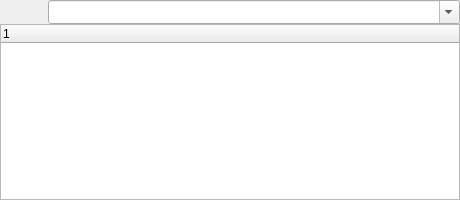
<?xml version="1.0" encoding="UTF-8"?>
<ui version="4.0">
 <class>nEventTasks</class>
 <widget class="QWidget" name="nEventTasks">
  <property name="geometry">
   <rect>
    <x>0</x>
    <y>0</y>
    <width>460</width>
    <height>200</height>
   </rect>
  </property>
  <property name="windowTitle">
   <string>Event's Tasks</string>
  </property>
  <property name="toolTip">
   <string>Event's Tasks</string>
  </property>
  <property name="statusTip">
   <string>Event's Tasks</string>
  </property>
  <property name="whatsThis">
   <string>Event's Tasks</string>
  </property>
  <widget class="QToolButton" name="Add">
   <property name="enabled">
    <bool>false</bool>
   </property>
   <property name="geometry">
    <rect>
     <x>24</x>
     <y>0</y>
     <width>24</width>
     <height>24</height>
    </rect>
   </property>
   <property name="toolTip">
    <string>Event join task</string>
   </property>
   <property name="statusTip">
    <string>Event join task</string>
   </property>
   <property name="whatsThis">
    <string>Event join task</string>
   </property>
   <property name="text">
    <string/>
   </property>
   <property name="icon">
    <iconset resource="../../Images/CIOS.qrc">
     <normaloff>:/images/plus.png</normaloff>:/images/plus.png</iconset>
   </property>
   <property name="iconSize">
    <size>
     <width>24</width>
     <height>24</height>
    </size>
   </property>
   <property name="autoRaise">
    <bool>true</bool>
   </property>
  </widget>
  <widget class="QToolButton" name="Remove">
   <property name="enabled">
    <bool>false</bool>
   </property>
   <property name="geometry">
    <rect>
     <x>0</x>
     <y>0</y>
     <width>24</width>
     <height>24</height>
    </rect>
   </property>
   <property name="toolTip">
    <string>Remove tasks from event</string>
   </property>
   <property name="statusTip">
    <string>Remove tasks from event</string>
   </property>
   <property name="whatsThis">
    <string>Remove tasks from event</string>
   </property>
   <property name="text">
    <string/>
   </property>
   <property name="icon">
    <iconset resource="../../Images/CIOS.qrc">
     <normaloff>:/images/removefiles.png</normaloff>:/images/removefiles.png</iconset>
   </property>
   <property name="iconSize">
    <size>
     <width>24</width>
     <height>24</height>
    </size>
   </property>
   <property name="autoRaise">
    <bool>true</bool>
   </property>
  </widget>
  <widget class="QComboBox" name="Tasks">
   <property name="geometry">
    <rect>
     <x>48</x>
     <y>0</y>
     <width>412</width>
     <height>24</height>
    </rect>
   </property>
   <property name="toolTip">
    <string>Tasks</string>
   </property>
   <property name="statusTip">
    <string>Tasks</string>
   </property>
   <property name="whatsThis">
    <string>Tasks</string>
   </property>
   <property name="editable">
    <bool>true</bool>
   </property>
  </widget>
  <widget class="QTreeWidget" name="Belongings">
   <property name="geometry">
    <rect>
     <x>0</x>
     <y>24</y>
     <width>460</width>
     <height>176</height>
    </rect>
   </property>
   <property name="alternatingRowColors">
    <bool>true</bool>
   </property>
   <property name="selectionMode">
    <enum>QAbstractItemView::ExtendedSelection</enum>
   </property>
   <property name="rootIsDecorated">
    <bool>false</bool>
   </property>
   <column>
    <property name="text">
     <string notr="true">1</string>
    </property>
   </column>
  </widget>
 </widget>
 <resources>
  <include location="../../Images/CIOS.qrc"/>
 </resources>
 <connections>
  <connection>
   <sender>Add</sender>
   <signal>clicked()</signal>
   <receiver>nEventTasks</receiver>
   <slot>Add()</slot>
   <hints>
    <hint type="sourcelabel">
     <x>35</x>
     <y>11</y>
    </hint>
    <hint type="destinationlabel">
     <x>229</x>
     <y>99</y>
    </hint>
   </hints>
  </connection>
  <connection>
   <sender>Remove</sender>
   <signal>clicked()</signal>
   <receiver>nEventTasks</receiver>
   <slot>Remove()</slot>
   <hints>
    <hint type="sourcelabel">
     <x>11</x>
     <y>11</y>
    </hint>
    <hint type="destinationlabel">
     <x>229</x>
     <y>99</y>
    </hint>
   </hints>
  </connection>
  <connection>
   <sender>Belongings</sender>
   <signal>itemClicked(QTreeWidgetItem*,int)</signal>
   <receiver>nEventTasks</receiver>
   <slot>itemClicked(QTreeWidgetItem*,int)</slot>
   <hints>
    <hint type="sourcelabel">
     <x>229</x>
     <y>111</y>
    </hint>
    <hint type="destinationlabel">
     <x>229</x>
     <y>99</y>
    </hint>
   </hints>
  </connection>
 </connections>
</ui>
